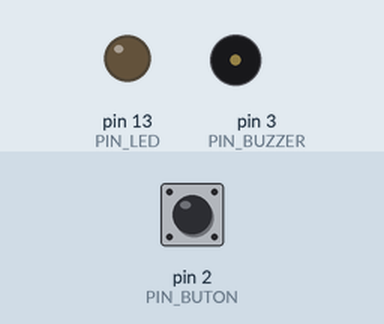
Simulated run of this sketch. Board: Arduino Uno, built with avr-gcc and run on an emulated ATmega328P. On the bench: output pins drawn as LEDs (lit = HIGH), buzzer (waves = sounding, pin HIGH). The test bench sets the inputs (shaded band); at power-on: pin 2 (PIN_BUTON) LOW. Sleep ends after the set time or at an interrupt.

Above: at 0.1 s.
At 1.6 s:
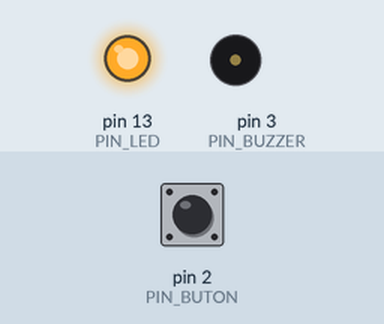
Timing chart, 0 to 3.5 s (numbered marks = the images above):
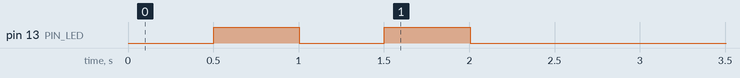

The sketch:

cushin_low_power.ino
```cpp
#include <Arduino.h>
#include <avr/sleep.h>
#include <avr/power.h>
#include <avr/wdt.h>

//#include "LowPower.h"

#define PIN_BUTON 2
#define PIN_BUZZER 3
#define PIN_LED 13

const uint8_t WDT_SLEEP_SECONDS = 8 + 1;  // extra 1 second because of 1 second delay in is_sitting()
const uint32_t MAX_SIT_SECONDS = 1800;          // 30 minutes
//const uint32_t MAX_SIT_SECONDS = 60;          // 1 minute for test
const uint32_t MAX_AWAY_TIMEOUT_SECONDS = 60; // 1 minute
const uint32_t MAX_HITS = MAX_SIT_SECONDS / WDT_SLEEP_SECONDS;
const uint32_t MAX_MISSES = MAX_AWAY_TIMEOUT_SECONDS / WDT_SLEEP_SECONDS;

void blink_led(uint8_t number_of_times);
void wake();
void wdt_sleep();
void resetWatchdog();
long readVcc();

uint32_t hits = 0;
uint32_t misses = 0;
volatile int stateLed = LOW; // Defined output status LED Interface
volatile int stateBuzzer = LOW; // Defined output status Buzzer Interface

void setup()
{
    wdt_reset();
   // Serial.begin(9600);
    pinMode(PIN_BUTON, INPUT);
    // set Pin 2 as input
    //DDRB &= ~(1 << DDB2);
    //PORTB |= 1 << PB2; // enable pull up resistor at PB2


   // Set pin 4 as output;
   // Will be used for LED
   // DDRB |= (1 << DDB4);
    pinMode(PIN_LED, OUTPUT);

    // Set Pin 1 as output to buzzer transistor
    // DDRB |= (1 << DDB1);
    pinMode(PIN_BUZZER, OUTPUT);

    // Set Pin 3 as output for chair sensing circuit transitor
    // DDRB |= (1 << DDB3);

    blink_led(2);
    Serial.println("Init Done");
    wdt_sleep();
}

void blink_led(uint8_t number_of_times)
{
    unsigned long last_blink = millis();
    uint8_t blinked = 0;

    // multiply by two because a blink is
    // on and off
    while (blinked < number_of_times * 2)
    {
        if ((millis() - last_blink) > 500)
        {
            //PORTB ^= (1 << PB4);
            stateLed = !stateLed;
            digitalWrite(PIN_LED, stateLed);
            last_blink = millis();
            blinked++;
        }
    }
}

void resetWatchdog()
{
    cli();
    // clear various "reset" flags
    MCUSR = 0;
    // allow changes, disable reset, clear existing interrupt
   // WDTCR = bit(WDCE) | bit(WDE) | bit(WDIF);
    WDTCSR = bit(WDCE) | bit(WDE) | bit(WDIF);
    // sleep for 8 seconds
   //WDTCR = _BV(WDIE) | _BV(WDP3) | _BV(WDP0);
    WDTCSR = _BV(WDIE) | _BV(WDP3) | _BV(WDP0);
    // pat the dog
    wdt_reset();
    sei();
} // end of resetWatchdog

// Credit Nick Gammon for this
//https://www.gammon.com.au/forum/?id=12769
void wdt_sleep(){
    resetWatchdog();
    // Save previous ADC Register value
    byte old_ADCSRA = ADCSRA;

    // Disable ADC
    ADCSRA = 0;
    set_sleep_mode(SLEEP_MODE_PWR_DOWN);

    sleep_enable();                         // Sets the Sleep Enable bit in the MCUCR Register (SE BIT)
    sleep_bod_disable();                    // disable brown-out detection
    sei();                                  // Enable interrupts
    sleep_cpu();                            // sleep
    cli();                                  // Disable interrupts
    sleep_disable();                        // Clear SE bit
      // Restore ADC bit
    ADCSRA = old_ADCSRA;
    sei();                                  // Enable interrupts
    //blink_led(3);                         // Debugging


    // do a bettery check upon wakup
    // If voltage is less than 3v, send alert
    // this will alter the WDT just a tiny bit
    long vcc = readVcc();
    if(vcc < 2800L){
        buzz_alarm(1);
        blink_led(1);
    }


}

ISR(WDT_vect)
{
    wdt_disable(); // disable watchdog
}

int is_sitting()
{
    //PORTB |= (1 << PB3); // Turn on transistor
    //delay(1000); // give time for comparator to get output

    // when sitting, going to read low
    //uint8_t pinValue = PINB & (1 << PB2);
    uint8_t pinValue = digitalRead(PIN_BUTON);
    //PORTB &= ~(1 << PB3);    // Turn off transistor
    //if (pinValue == 0)
    if (pinValue == 1)
    {
        //Serial.println("isSitting true");
        return 1;
    }
    else
    {
        //Serial.println("isSitting false");
        return 0;
    }


}

void buzz_alarm(uint8_t number_of_buzzes)
/**
 * @brief Buzz alarm
 *
 */
{
    uint8_t buzzes = 0;
    unsigned long last_buzz_time = millis();

    while (buzzes < number_of_buzzes * 2)
    {
        if ((millis() - last_buzz_time) > 200)
        {
            //PORTB ^= (1 << PB1);
            stateBuzzer = !stateBuzzer;
            digitalWrite(PIN_BUZZER, stateBuzzer);
            last_buzz_time = millis();
            buzzes++;
        }
    }


}

long readVcc() {
  // Read 1.1V reference against AVcc
  // source: https://provideyourown.com/2012/secret-arduino-voltmeter-measure-battery-voltage/
  // set the reference to Vcc and the measurement to the internal 1.1V reference
  #if defined(__AVR_ATmega32U4__) || defined(__AVR_ATmega1280__) || defined(__AVR_ATmega2560__)
    ADMUX = _BV(REFS0) | _BV(MUX4) | _BV(MUX3) | _BV(MUX2) | _BV(MUX1);
  #elif defined (__AVR_ATtiny24__) || defined(__AVR_ATtiny44__) || defined(__AVR_ATtiny84__)
    ADMUX = _BV(MUX5) | _BV(MUX0);
  #elif defined (__AVR_ATtiny25__) || defined(__AVR_ATtiny45__) || defined(__AVR_ATtiny85__)
    ADMUX = _BV(MUX3) | _BV(MUX2);
  #else
    ADMUX = _BV(REFS0) | _BV(MUX3) | _BV(MUX2) | _BV(MUX1);
  #endif

  delay(2); // Wait for Vref to settle
  ADCSRA |= _BV(ADSC); // Start conversion
  while (bit_is_set(ADCSRA,ADSC)); // measuring

  uint8_t low  = ADCL; // must read ADCL first - it then locks ADCH
  uint8_t high = ADCH; // unlocks both

  long result = (high<<8) | low;

  result = 1126400L / result; // Calculate Vcc (in mV); 1125300 = 1.1*1024*1000
  return result; // Vcc in millivolts
}

void loop()
{
    if (is_sitting())
    {
        misses = 0;
        if (hits < MAX_HITS)
        {
           // Serial.println("poti sa mai stai");
            hits++;
            wdt_sleep();
        }
        else
        {
          //  Serial.println("ridica-te!");
            while (is_sitting())
            {
                buzz_alarm(2);
            }
        }
    }
    else
    {
        if (misses < MAX_MISSES)
        {
           // Serial.println("m-am ridicat si inca astept");
            misses++;
            wdt_sleep();
        }
        else
        {
           // Serial.println("m-am ridicat si am terminat asteptarea");
            misses = 0;
            hits = 0;
            wdt_sleep();
        }
    }
}
```
